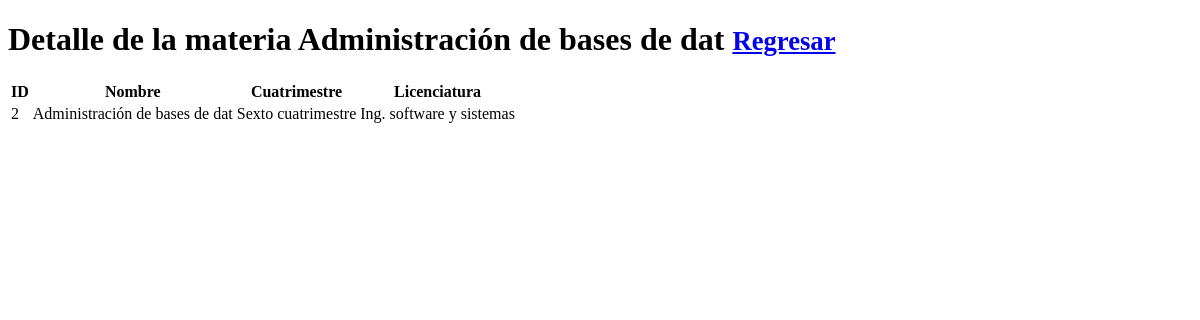
/escuela/materias/detail.php?ID=2, run on an earlier commit of the app's database.
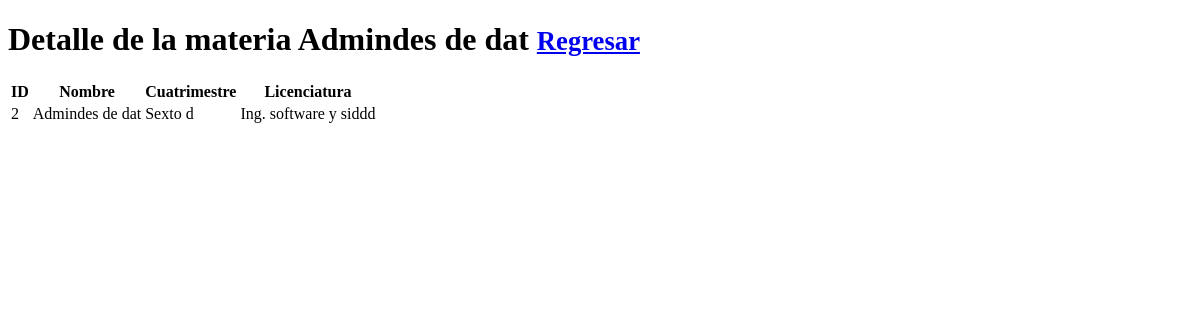
And on a later commit of the database.
### tables this page shows
CREATE TABLE `materias` (
  `ID` int(11) NOT NULL,
  `Nombre` varchar(30) NOT NULL,
  `Cuatrimestre` varchar(30) NOT NULL,
  `Licenciatura` varchar(30) NOT NULL
);

### escuela/lib/functions.php (called while the page is built, shortened)
<?php
function get_materia($connect, $ID){
    $consulta="SELECT * FROM materias where ID = $ID";
    $resultado = mysqli_query($connect, $consulta);
    return $resultado;
    }
?>

### escuela/materias/detail.php (the view, shortened to what this page needs)
<?php
$ID=$_GET["ID"];
require_once("../lib/functions.php");
$resultado = get_materia($connect, $ID);
$materia = mysqli_fetch_array($resultado);
?>
<!DOCTYPE html>
<html lang="es-MX">
<head>
</head>
<body>
    <h1>Detalle de la materia <?php echo $materia ["Nombre"]
     ?> <small> <a href="../materias/">Regresar</a></small></h1>
    <table>
        <thead>
        <tr>
            <th>ID</th>
            <th>Nombre</th>
            <th>Cuatrimestre</th>
            <th>Licenciatura</th>
</tr>
</thead>
<tbody>
    <tr>
    <td><?php echo $materia["ID"]; ?></td>
    <td><?php echo $materia["Nombre"]; ?></td>
    <td><?php echo $materia["Cuatrimestre"]; ?></td>
    <td><?php echo $materia["Licenciatura"]; ?></td>
</tr>
</tbody>
</body>
</html>

What changed in the data, as far as the page shows it:
changed materias id 2: Nombre "Administración de bases de dat" → "Admindes de dat"; Cuatrimestre "Sexto cuatrimestre" → "Sexto d"; Licenciatura "Ing. software y sistemas" → "Ing. software y siddd"
